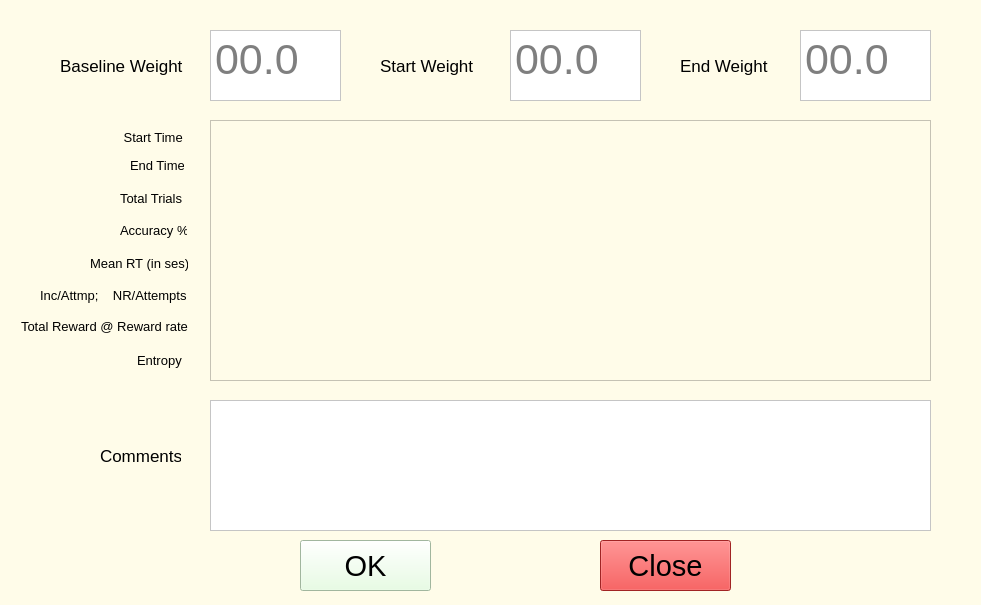
<?xml version="1.0" encoding="UTF-8" ?>
<ui version="4.0">
 <class>Behavior_Data</class>
 <widget class="QWidget" name="Behavior_Data">
  <property name="geometry">
   <rect>
    <x>0</x>
    <y>0</y>
    <width>981</width>
    <height>605</height>
   </rect>
  </property>
  <property name="windowTitle">
   <string>Form</string>
  </property>
  <property name="styleSheet">
   <string notr="true">background-color: rgb(255, 252, 233)</string>
  </property>
  <widget class="QLabel" name="label_4">
   <property name="geometry">
    <rect>
     <x>120</x>
     <y>222</y>
     <width>67</width>
     <height>16</height>
    </rect>
   </property>
   <property name="font">
    <font>
     <pointsize>10</pointsize>
    </font>
   </property>
   <property name="text">
    <string>Accuracy %</string>
   </property>
  </widget>
  <widget class="QLabel" name="label_3">
   <property name="geometry">
    <rect>
     <x>120</x>
     <y>190</y>
     <width>65</width>
     <height>16</height>
    </rect>
   </property>
   <property name="font">
    <font>
     <pointsize>10</pointsize>
    </font>
   </property>
   <property name="text">
    <string>Total Trials</string>
   </property>
  </widget>
  <widget class="QLabel" name="label_2">
   <property name="geometry">
    <rect>
     <x>130</x>
     <y>157</y>
     <width>54</width>
     <height>16</height>
    </rect>
   </property>
   <property name="font">
    <font>
     <pointsize>10</pointsize>
    </font>
   </property>
   <property name="text">
    <string>End Time</string>
   </property>
  </widget>
  <widget class="QLabel" name="label_7">
   <property name="geometry">
    <rect>
     <x>90</x>
     <y>255</y>
     <width>98</width>
     <height>16</height>
    </rect>
   </property>
   <property name="font">
    <font>
     <pointsize>10</pointsize>
    </font>
   </property>
   <property name="text">
    <string>Mean RT (in ses)</string>
   </property>
  </widget>
  <widget class="QLabel" name="label">
   <property name="geometry">
    <rect>
     <x>120</x>
     <y>127</y>
     <width>71</width>
     <height>20</height>
    </rect>
   </property>
   <property name="font">
    <font>
     <pointsize>10</pointsize>
    </font>
   </property>
   <property name="text">
    <string> Start Time</string>
   </property>
  </widget>
  <widget class="QLabel" name="label_6">
   <property name="geometry">
    <rect>
     <x>21</x>
     <y>318</y>
     <width>168</width>
     <height>16</height>
    </rect>
   </property>
   <property name="font">
    <font>
     <pointsize>10</pointsize>
    </font>
   </property>
   <property name="text">
    <string>Total Reward @ Reward rate</string>
   </property>
  </widget>
  <widget class="QLabel" name="label_5">
   <property name="geometry">
    <rect>
     <x>40</x>
     <y>287</y>
     <width>149</width>
     <height>16</height>
    </rect>
   </property>
   <property name="font">
    <font>
     <pointsize>10</pointsize>
    </font>
   </property>
   <property name="text">
    <string>Inc/Attmp;    NR/Attempts</string>
   </property>
  </widget>
  <widget class="QLabel" name="label_8">
   <property name="geometry">
    <rect>
     <x>60</x>
     <y>50</y>
     <width>131</width>
     <height>31</height>
    </rect>
   </property>
   <property name="font">
    <font>
     <pointsize>13</pointsize>
    </font>
   </property>
   <property name="text">
    <string>Baseline Weight</string>
   </property>
  </widget>
  <widget class="QLabel" name="label_9">
   <property name="geometry">
    <rect>
     <x>100</x>
     <y>440</y>
     <width>81</width>
     <height>31</height>
    </rect>
   </property>
   <property name="font">
    <font>
     <pointsize>13</pointsize>
    </font>
   </property>
   <property name="text">
    <string>Comments</string>
   </property>
  </widget>
  <widget class="QTextEdit" name="comments">
   <property name="geometry">
    <rect>
     <x>210</x>
     <y>400</y>
     <width>721</width>
     <height>131</height>
    </rect>
   </property>
   <property name="styleSheet">
    <string notr="true">background-color: rgb(255, 255, 255);</string>
   </property>
   <property name="tabChangesFocus">
    <bool>true</bool>
   </property>
  </widget>
  <widget class="QTextEdit" name="baseline_weight">
   <property name="geometry">
    <rect>
     <x>210</x>
     <y>30</y>
     <width>131</width>
     <height>71</height>
    </rect>
   </property>
   <property name="font">
    <font>
     <pointsize>32</pointsize>
    </font>
   </property>
   <property name="styleSheet">
    <string notr="true">background-color: rgb(255, 255, 255);</string>
   </property>
   <property name="tabChangesFocus">
    <bool>true</bool>
   </property>
   <property name="placeholderText">
    <string>00.0</string>
   </property>
   <property name="markdown" stdset="0">
    <string />
   </property>
  </widget>
  <widget class="QTextEdit" name="summary_data">
   <property name="geometry">
    <rect>
     <x>210</x>
     <y>120</y>
     <width>721</width>
     <height>261</height>
    </rect>
   </property>
   <property name="font">
    <font>
     <pointsize>10</pointsize>
    </font>
   </property>
   <property name="tabChangesFocus">
    <bool>true</bool>
   </property>
   <property name="readOnly">
    <bool>true</bool>
   </property>
   <property name="html">
    <string>&lt;!DOCTYPE HTML PUBLIC &quot;-//W3C//DTD HTML 4.0//EN&quot; &quot;http://www.w3.org/TR/REC-html40/strict.dtd&quot;&gt;
&lt;html&gt;&lt;head&gt;&lt;meta name=&quot;qrichtext&quot; content=&quot;1&quot; /&gt;&lt;style type=&quot;text/css&quot;&gt;
p, li { white-space: pre-wrap; }
&lt;/style&gt;&lt;/head&gt;&lt;body style=&quot; font-family:'MS Shell Dlg 2'; font-size:10pt; font-weight:400; font-style:normal;&quot;&gt;
&lt;p style=&quot;-qt-paragraph-type:empty; margin-top:0px; margin-bottom:0px; margin-left:0px; margin-right:0px; -qt-block-indent:0; text-indent:0px;&quot;&gt;&lt;br /&gt;&lt;/p&gt;&lt;/body&gt;&lt;/html&gt;</string>
   </property>
   <property name="textInteractionFlags">
    <set>Qt::TextSelectableByKeyboard|Qt::TextSelectableByMouse</set>
   </property>
  </widget>
  <widget class="QPushButton" name="okay">
   <property name="geometry">
    <rect>
     <x>300</x>
     <y>540</y>
     <width>131</width>
     <height>51</height>
    </rect>
   </property>
   <property name="font">
    <font>
     <pointsize>22</pointsize>
    </font>
   </property>
   <property name="styleSheet">
    <string notr="true">background-color: rgb(226, 255, 221);</string>
   </property>
   <property name="text">
    <string>OK</string>
   </property>
  </widget>
  <widget class="QLabel" name="label_10">
   <property name="geometry">
    <rect>
     <x>380</x>
     <y>50</y>
     <width>101</width>
     <height>31</height>
    </rect>
   </property>
   <property name="font">
    <font>
     <pointsize>13</pointsize>
    </font>
   </property>
   <property name="text">
    <string>Start Weight</string>
   </property>
  </widget>
  <widget class="QTextEdit" name="start_weight">
   <property name="geometry">
    <rect>
     <x>510</x>
     <y>30</y>
     <width>131</width>
     <height>71</height>
    </rect>
   </property>
   <property name="font">
    <font>
     <pointsize>32</pointsize>
    </font>
   </property>
   <property name="styleSheet">
    <string notr="true">background-color: rgb(255, 255, 255);</string>
   </property>
   <property name="tabChangesFocus">
    <bool>true</bool>
   </property>
   <property name="placeholderText">
    <string>00.0</string>
   </property>
   <property name="markdown" stdset="0">
    <string />
   </property>
  </widget>
  <widget class="QLabel" name="label_11">
   <property name="geometry">
    <rect>
     <x>680</x>
     <y>50</y>
     <width>101</width>
     <height>31</height>
    </rect>
   </property>
   <property name="font">
    <font>
     <pointsize>13</pointsize>
    </font>
   </property>
   <property name="text">
    <string>End Weight</string>
   </property>
  </widget>
  <widget class="QTextEdit" name="end_weight">
   <property name="geometry">
    <rect>
     <x>800</x>
     <y>30</y>
     <width>131</width>
     <height>71</height>
    </rect>
   </property>
   <property name="font">
    <font>
     <pointsize>32</pointsize>
    </font>
   </property>
   <property name="styleSheet">
    <string notr="true">background-color: rgb(255, 255, 255);</string>
   </property>
   <property name="tabChangesFocus">
    <bool>true</bool>
   </property>
   <property name="placeholderText">
    <string>00.0</string>
   </property>
   <property name="markdown" stdset="0">
    <string />
   </property>
  </widget>
  <widget class="QLabel" name="label_12">
   <property name="geometry">
    <rect>
     <x>137</x>
     <y>350</y>
     <width>51</width>
     <height>20</height>
    </rect>
   </property>
   <property name="font">
    <font>
     <pointsize>10</pointsize>
    </font>
   </property>
   <property name="text">
    <string>Entropy</string>
   </property>
  </widget>
  <widget class="QPushButton" name="close">
   <property name="geometry">
    <rect>
     <x>600</x>
     <y>540</y>
     <width>131</width>
     <height>51</height>
    </rect>
   </property>
   <property name="font">
    <font>
     <pointsize>22</pointsize>
    </font>
   </property>
   <property name="styleSheet">
    <string notr="true">background-color: rgb(226, 50, 50);</string>
   </property>
   <property name="text">
    <string>Close</string>
   </property>
  </widget>
 </widget>
 <tabstops>
  <tabstop>baseline_weight</tabstop>
  <tabstop>start_weight</tabstop>
  <tabstop>end_weight</tabstop>
  <tabstop>comments</tabstop>
  <tabstop>okay</tabstop>
  <tabstop>summary_data</tabstop>
 </tabstops>
 <resources />
 <connections />
</ui>
